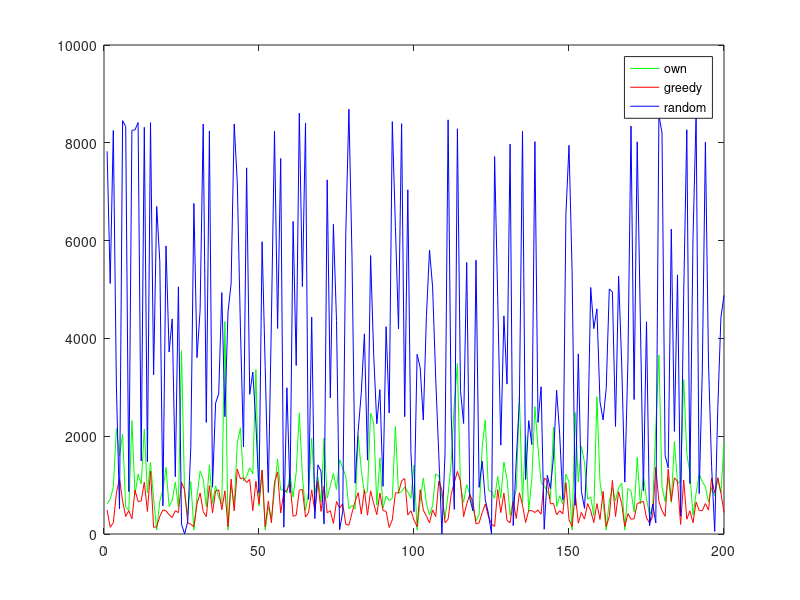
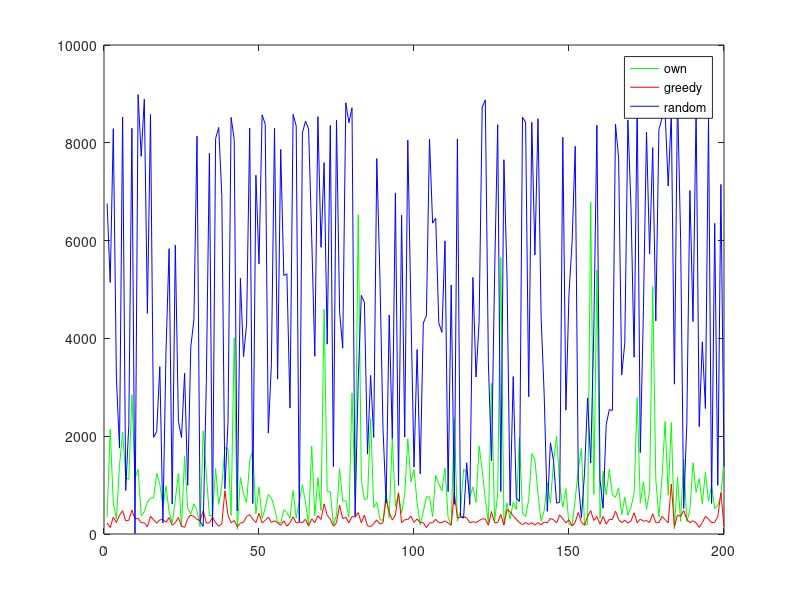

Source code (MATLAB) for these figures, in order: (Note: this script raises an error after producing the figures.)
%% 1 - load the three Results for the just checking stuff
% we are slightly worse here than greedy

res_own_f = load('Results_own_Algo.mat');
res_greedy_f = load('Results_Greedy_Algo.mat');
res_rand_f = load('Results_Random.mat');
res_own = res_own_f.step_counter;
res_greedy = res_greedy_f.step_counter;
res_rand = res_rand_f.step_counter;
combined = [res_own, res_greedy, res_rand];
mean_comb = mean(combined);
std_comb = std(combined);
x = 1:size(combined,1);
figure
plot(x,res_own,'g','DisplayName','own');
hold on
plot(x, res_greedy, 'r', 'DisplayName', 'greedy');
plot(x, res_rand, 'b', 'DisplayName', 'random');
hold off
legend()

%% 2 - Load the results for the probability of detection stuff
res_own_prob_f = load('Results_own_Algo_detect_prob.mat');
res_greedy_prob_f = load('Results_Greedy_Algo_detect_prob.mat');
res_rand_prob_f = load('Results_Random_detect_prob.mat');
res_own_prob = res_own_prob_f.step_counter;
res_greedy_prob = res_greedy_prob_f.step_counter;
res_rand_prob = res_rand_prob_f.step_counter;
combined_prob = [res_own_prob, res_greedy_prob, res_rand_prob];
mean_prob = mean(combined_prob);
std_prob = std(combined_prob);
x = 1:size(combined_prob,1);
figure
plot(x,res_own_prob,'g','DisplayName','own');
hold on
plot(x, res_greedy_prob, 'r', 'DisplayName', 'greedy');
plot(x, res_rand_prob, 'b', 'DisplayName', 'random');
hold off
legend()

%% Walking through the directory
directory = "Results";

no_of_simulations = 200;
max_r = 10;
ang_bins = 18;

% these can change
pt_count_threshold_bin = [4, 7, 10, 15];
dist_threshold = [0.5, 0.75, 1.0, 1.25];
intermediate_pts_ct = [2, 3, 5, 8];

% these are for plotting
Algorithms = ["Random", "Own", "Greedy"];
base_string = "%s-Maxr_%d-AngBins_%d-BinThresh-%d-DistThresh-%f-IntermPtsCt-%d.mat";
x = 1:no_of_simulations;
C = {'b','g','r'};

for i=1:size(pt_count_threshold_bin,2)
   for j=1:size(dist_threshold,2)
        for k=1:size(intermediate_pts_ct,2)
            figure
            for m = 1:length(Algorithms)
                fname = sprintf("%s-Maxr_%d-AngBins_%d-BinThresh-%d-DistThresh-%f-IntermPtsCt-%d.mat",...
                    Algorithms(m),max_r,ang_bins,...
                    pt_count_threshold_bin(i), dist_threshold(j), intermediate_pts_ct(k));
                filename = strcat(directory,"/",fname);
                f = load(filename);
                res = f.step_counter;
                plot(x,res,'color',C{m},'DisplayName',Algorithms(m));
                hold on
            end
            title(sprintf("Pts: %d, DistThresh: %f, Intermediate pts: %d",...
                pt_count_threshold_bin(i), dist_threshold(j), intermediate_pts_ct(k)))
            hold off
            legend()
        end
   end
end

%% PRELIMINARIES:

no_of_simulations = 200;
max_r = 10;
ang_bins = 18;

% 2.2 - these can change
pt_count_threshold_bin = [4, 7, 10, 15];
pt_count_thresh_str = cellstr(num2str(pt_count_threshold_bin'));
dist_threshold = [0.5, 0.75, 1.0, 1.25];
dist_tresh_str = cellstr(num2str(dist_threshold'));
intermediate_pts_ct = [1, 2, 3, 5, 8];
interm_pts_str = cellstr(num2str(intermediate_pts_ct'));
Algos = ["Own", "Greedy", "Random"];
C = {'b','g','r'};
LineStyle = {'-',':','-.','--'};
MarkerSymbol = {'o','x','+','v','^'};
len_algos = size(Algos,2);

% length of changeable stuff
len_pt_thresh = size(pt_count_threshold_bin,2);
len_dist_thresh = size(dist_threshold,2);
len_interm_ct = size(intermediate_pts_ct,2);
total_opt = len_pt_thresh * len_dist_thresh * len_interm_ct;

%% V3 SPL Bar Charts - Important part -SCALE Y-AXIS TO BE THE SAME
% quality is proportional to number of successses
% quality is INVERSELY proportional to number of steps
% ergo, q ~ succ# / steps

res = load("Result_Overview_SPL_V3.mat");
BigArray = res.BigArray;
figure
% rows, cols, pos
subplot(len_dist_thresh,len_interm_ct,1);
for i=1:len_dist_thresh
    for j=1:len_interm_ct
        ax = subplot(len_dist_thresh,len_interm_ct,(i-1)*len_interm_ct+j);
        mean = BigArray(:,:,i,j,4); % just change the number here to compare different values
%         std = BigArray(:,:,i,j,2);
        bar(ax, mean);
        ylim(ax, [0, 0.2])
        set(ax, 'XTickLabel',Algos)
        legend(pt_count_thresh_str)
        title_str = sprintf("Dist-thresh: %.2f, Interm-pts: %d",dist_threshold(i), intermediate_pts_ct(j));
        title(ax, title_str);
    end
end
sgtitle("Changing Pts-count Threshold - SPL - V3");
%% Plotting the successes
own_mean = BigArray(1,:,:,:,1);
own_success = BigArray(1,:,:,:,3);
greedy_mean = BigArray(2,:,:,:,1);
greedy_success = BigArray(2,:,:,:,3);
own_mean_vec = reshape(own_mean, [],1);
own_success_vec = reshape(own_success, [],1);
greedy_mean_vec = reshape(greedy_mean, [], 1);
greedy_success_vec = reshape(greedy_success, [], 1);
q_own = own_success_vec./own_mean_vec;
q_greedy = greedy_success_vec./greedy_mean_vec;
rand_mean = BigArray(3,:,:,:,1);
rand_success = BigArray(3,:,:,:,3);
rand_mean_vec = reshape(rand_mean, [], 1);
rand_success_vec = reshape(rand_success, [], 1);
q_rand = rand_success_vec./rand_mean_vec;
len = length(q_own);
x=1:len;
figure
plot(x,q_greedy,'r','Displayname','Greedy');
hold on
plot(x,q_own,'g','Displayname','Own');
plot(x,q_rand, 'b','Displayname','Random');
legend()
title("Number of successes divided by Mean steps for all 80 scenarios");
hold off
%% Section on newest - Bigger arrays with 2 extra dimensions - Look at section below for tips
% Big array to store it all - 
% 1st Dim - Algorithm - Order: Own, Greedy, Random
% 2nd Dim - pt_count_threshold
% 3rd Dim - dist-threshold
% 4th Dim - interm-pts-ct
% 5th Dim - Negative elements or not: 1 = with neg, 2 =without neg
% 6th Dim - random initialization or not q =1 with, q = 2 without
% 7th Dim - Mean, Std, successes
res = load("Result_Overview_SPL_Neg_Rand-Init-Switch.mat");
BigArray = res.BigArray;
figure
p = 2;
q = 1;
for i = 1:len_dist_thresh
   for j = 1:len_interm_ct
       for k = 1:len_algos
           % Get the mean of the algorithm
           mean_val = BigArray(k, :, i, j, p, q, 1);
           std_val = BigArray(k, :, i, j, p, q, 2);
           succ_ct = BigArray(k, :, i, j, p, q, 3);
           spl = BigArray(k, :, i, j, p, q, 4);
           qual = succ_ct./mean_val;
           linestyle_str = strcat(C{k}, MarkerSymbol(j), LineStyle(i));
           leg_str = sprintf('%s-%d-%.2f',Algos(k),intermediate_pts_ct(j), dist_threshold(i));
           plot(pt_count_threshold_bin, qual, char(linestyle_str),'DisplayName',leg_str);           %CONTINUE HERE - get the graphs with the different colours,
           %Linestyle(i)
           % markersymbol(j)
           hold on
       end
   end
end
ylabel("Q")
xlabel("Point Count Threshold")
title("Q over Point Count Threshold for varying Algorithms")
legend()
hold off

%% Bar graph section
figure
% rows, cols, pos
subplot(len_dist_thresh,len_interm_ct,1);
p=2; % p = 2 is without negative elements
q=1;
for i=1:len_dist_thresh
    for j=1:len_interm_ct
        ax = subplot(len_dist_thresh,len_interm_ct,(i-1)*len_interm_ct+j);
        mean = BigArray(:,:,i,j,p,q,4); % just change the number here to compare different values
%         std = BigArray(:,:,i,j,2);
        bar(ax, mean);
        ylim(ax, [0, 0.3])
        set(ax, 'XTickLabel',Algos)
        legend(pt_count_thresh_str)
        title_str = sprintf("Dist-thresh: %.2f, Interm-pts: %d",dist_threshold(i), intermediate_pts_ct(j));
        title(ax, title_str);
    end
end
sgtitle("Changing Pts-count Threshold - SPL - V3");

%% Section on making plots of different colors and shapes

% We have three variables. p = intermediate point count, distance
% threshold, pt count threshold

% pt count threshold has the least influence, looks fairly random/similar
% to me
% so just take one of those
rand_mean = BigArray(2,1,:,:,1);
rand_std = BigArray(2,1,:,:,2);
rand_successes = BigArray(2,1,:,:,3);
rand_spl = BigArray(2,1,:,:,4);

figure
for i = 1:len_dist_thresh
   for j = 1:len_interm_ct
       for k = 1:len_algos
           % Get the mean of the algorithm
           mean_val = BigArray(k, :, i, j, 1);
           std_val = BigArray(k, :, i, j, 2);
           succ_ct = BigArray(k, :, i, j, 3);
           spl = BigArray(k, :, i, j, 4);
           q = succ_ct./mean_val;
           linestyle_str = strcat(C{k}, MarkerSymbol(j), LineStyle(i));
           leg_str = sprintf('%s-%d-%.2f',Algos(k),intermediate_pts_ct(j), dist_threshold(i));
           plot(pt_count_threshold_bin, spl, char(linestyle_str),'DisplayName',leg_str);           %CONTINUE HERE - get the graphs with the different colours,
           %Linestyle(i)
           % markersymbol(j)
           hold on
       end
   end
end
ylabel("Q")
xlabel("Point Count Threshold")
title("Q over Point Count Threshold for varying Algorithms")
legend()
hold off

%% Using the Big Array - DEPRECATED
res = load("Result_Overview.mat");
BigArray = res.BigArray;

% 2 - All the things that can change
% 2.1 - not really - Simulation dependent


% Big array to store it all - 
% 1st Dim - Algorithm - Order: Own, Greedy, Random
% 2nd Dim - pt_count_threshold
% 3rd Dim - dist-threshold
% 4th Dim - interm-pts-ct
% 5th Dim - Mean, Std, successes, SPL


figure
% rows, cols, pos
subplot(len_dist_thresh,len_interm_ct,1);
for i=1:len_dist_thresh
    for j=1:len_interm_ct
        ax = subplot(len_dist_thresh,len_interm_ct,(i-1)*len_interm_ct+j);
        mean = BigArray(:,:,i,j,4);
%         std = BigArray(:,:,i,j,2);
        bar(ax, mean);
        set(ax, 'XTickLabel',Algos)
        legend(pt_count_thresh_str)
        title_str = sprintf("Dist-thresh: %.2f, Interm-pts: %d",dist_threshold(i), intermediate_pts_ct(j));
        title(ax, title_str);
    end
end
sgtitle("Changing Pts-count Threshold");

% Section for the number of successes
figure
subplot(len_dist_thresh, len_interm_ct,1);
for i=1:len_dist_thresh
   for j=1:len_interm_ct
       ax = subplot(len_dist_thresh,len_interm_ct,i-1+j);
       successes = BigArray(:,:,i,j,3);
       
   end
end

% x = 1:no_of_simulations;
% for i=1:len_algos
mean = BigArray(:,:,k,m,1);
std = BigArray(:,:,k,m,2);
successes = BigArray(:,:,k,m,3);
b = bar(mean);
hold on
er = errorbar(mean,std);
% hold on
set(gca, 'XTickLabel',Algos)
legend(pt_count_thresh_str)
title_str = sprintf("Changing Pts_count Thresh.\nKeeping constant: Dist-threshold: %f, Interm-pts-count: %d",dist_threshold(k), intermediate_pts_ct(m));
title(gca, title_str);
% end

figure
hBar = bar(mean, 0.8);
for k1=1:size(mean,1)
    ctr(k1,:) = bsxfun(@plus, hBar(k1).XData, hBar(k1).XOffset');
    ydt(k1,:) = hBar(k1).YData;
end
hold on
errorbar(ctr, ydt, std, '.r')